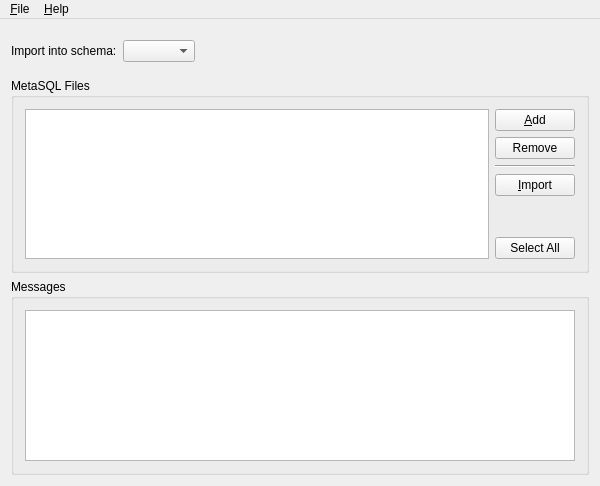
<ui version="4.0" >
 <comment> * OpenRPT report writer and rendering engine
 * Copyright (C) 2001-2008 by OpenMFG, LLC
 *
 * This library is free software; you can redistribute it and/or
 * modify it under the terms of the GNU Lesser General Public
 * License as published by the Free Software Foundation; either
 * version 2.1 of the License, or (at your option) any later version.
 *
 * This library is distributed in the hope that it will be useful,
 * but WITHOUT ANY WARRANTY; without even the implied warranty of
 * MERCHANTABILITY or FITNESS FOR A PARTICULAR PURPOSE. See the GNU
 * Lesser General Public License for more details.
 *
 * You should have received a copy of the GNU Lesser General Public
 * License along with this library; if not, write to the Free Software
 * Foundation, Inc., 59 Temple Place, Suite 330, Boston, MA 02111-1307 USA
 * Please contact info@openmfg.com with any questions on this license.</comment>
 <class>ImportWindow</class>
 <widget class="QMainWindow" name="ImportWindow" >
  <property name="geometry" >
   <rect>
    <x>0</x>
    <y>0</y>
    <width>600</width>
    <height>486</height>
   </rect>
  </property>
  <property name="windowTitle" >
   <string>MetaSQL Import Tool</string>
  </property>
  <widget class="QWidget" name="widget" >
   <layout class="QVBoxLayout" name="verticalLayout" >
    <item>
     <layout class="QHBoxLayout" name="horizontalLayout_3" >
      <property name="topMargin" >
       <number>10</number>
      </property>
      <property name="bottomMargin" >
       <number>10</number>
      </property>
      <item>
       <widget class="QLabel" name="_schemaLit" >
        <property name="text" >
         <string>Import into schema:</string>
        </property>
       </widget>
      </item>
      <item>
       <widget class="QComboBox" name="_schema" />
      </item>
      <item>
       <spacer name="horizontalSpacer" >
        <property name="orientation" >
         <enum>Qt::Horizontal</enum>
        </property>
        <property name="sizeHint" stdset="0" >
         <size>
          <width>40</width>
          <height>20</height>
         </size>
        </property>
       </spacer>
      </item>
     </layout>
    </item>
    <item>
     <widget class="QGroupBox" name="groupBox1" >
      <property name="title" >
       <string>MetaSQL Files</string>
      </property>
      <layout class="QHBoxLayout" name="horizontalLayout" >
       <item>
        <widget class="QListWidget" name="_reports" >
         <property name="selectionMode" >
          <enum>QAbstractItemView::ExtendedSelection</enum>
         </property>
        </widget>
       </item>
       <item>
        <layout class="QVBoxLayout" >
         <item>
          <widget class="QPushButton" name="_add" >
           <property name="text" >
            <string>&amp;Add</string>
           </property>
           <property name="shortcut" >
            <string>Alt+A</string>
           </property>
          </widget>
         </item>
         <item>
          <widget class="QPushButton" name="_remove" >
           <property name="text" >
            <string>Remove</string>
           </property>
          </widget>
         </item>
         <item>
          <widget class="Line" name="line1" >
           <property name="frameShape" >
            <enum>QFrame::HLine</enum>
           </property>
           <property name="frameShadow" >
            <enum>QFrame::Sunken</enum>
           </property>
          </widget>
         </item>
         <item>
          <widget class="QPushButton" name="_import" >
           <property name="text" >
            <string>&amp;Import</string>
           </property>
           <property name="shortcut" >
            <string>Alt+I</string>
           </property>
          </widget>
         </item>
         <item>
          <spacer>
           <property name="orientation" >
            <enum>Qt::Vertical</enum>
           </property>
           <property name="sizeType" >
            <enum>QSizePolicy::Expanding</enum>
           </property>
           <property name="sizeHint" stdset="0" >
            <size>
             <width>20</width>
             <height>16</height>
            </size>
           </property>
          </spacer>
         </item>
         <item>
          <widget class="QPushButton" name="_selectAll" >
           <property name="text" >
            <string>Select All</string>
           </property>
          </widget>
         </item>
        </layout>
       </item>
      </layout>
     </widget>
    </item>
    <item>
     <widget class="QGroupBox" name="groupBox2" >
      <property name="title" >
       <string>Messages</string>
      </property>
      <layout class="QVBoxLayout" >
       <property name="margin" >
        <number>11</number>
       </property>
       <item>
        <widget class="QTextEdit" name="_log" >
         <property name="readOnly" >
          <bool>true</bool>
         </property>
        </widget>
       </item>
      </layout>
     </widget>
    </item>
   </layout>
  </widget>
  <widget class="QMenuBar" name="MenuBar" >
   <property name="geometry" >
    <rect>
     <x>0</x>
     <y>0</y>
     <width>600</width>
     <height>22</height>
    </rect>
   </property>
   <widget class="QMenu" name="unnamed" >
    <property name="title" >
     <string>&amp;File</string>
    </property>
    <addaction name="fileOpenAction" />
    <addaction name="separator" />
    <addaction name="fileExitAction" />
   </widget>
   <widget class="QMenu" name="helpMenu" >
    <property name="title" >
     <string>&amp;Help</string>
    </property>
    <addaction name="helpContentsAction" />
    <addaction name="helpIndexAction" />
    <addaction name="separator" />
    <addaction name="helpAboutAction" />
   </widget>
   <addaction name="unnamed" />
   <addaction name="helpMenu" />
  </widget>
  <action name="helpContentsAction" >
   <property name="text" >
    <string>&amp;Contents...</string>
   </property>
   <property name="iconText" >
    <string>Contents</string>
   </property>
   <property name="shortcut" >
    <string/>
   </property>
  </action>
  <action name="helpIndexAction" >
   <property name="text" >
    <string>&amp;Index...</string>
   </property>
   <property name="iconText" >
    <string>Index</string>
   </property>
   <property name="shortcut" >
    <string/>
   </property>
  </action>
  <action name="helpAboutAction" >
   <property name="text" >
    <string>&amp;About</string>
   </property>
   <property name="iconText" >
    <string>About</string>
   </property>
   <property name="shortcut" >
    <string/>
   </property>
  </action>
  <action name="fileExitAction" >
   <property name="text" >
    <string>E&amp;xit</string>
   </property>
   <property name="iconText" >
    <string>E&amp;xit</string>
   </property>
  </action>
  <action name="fileOpenAction" >
   <property name="text" >
    <string>&amp;Add</string>
   </property>
   <property name="iconText" >
    <string>&amp;Add</string>
   </property>
  </action>
 </widget>
 <layoutdefault spacing="6" margin="11" />
 <pixmapfunction>qPixmapFromMimeSource</pixmapfunction>
 <tabstops>
  <tabstop>_reports</tabstop>
  <tabstop>_add</tabstop>
  <tabstop>_remove</tabstop>
  <tabstop>_import</tabstop>
  <tabstop>_selectAll</tabstop>
  <tabstop>_log</tabstop>
 </tabstops>
 <resources/>
 <connections>
  <connection>
   <sender>_selectAll</sender>
   <signal>clicked()</signal>
   <receiver>_reports</receiver>
   <slot>selectAll()</slot>
   <hints>
    <hint type="sourcelabel" >
     <x>544</x>
     <y>224</y>
    </hint>
    <hint type="destinationlabel" >
     <x>270</x>
     <y>188</y>
    </hint>
   </hints>
  </connection>
 </connections>
</ui>
